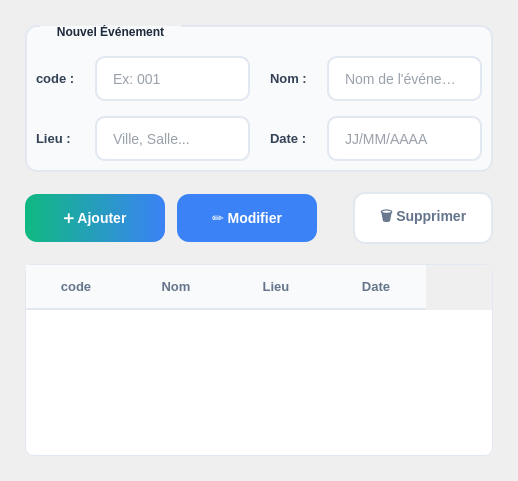
            <widget class="QWidget" name="evTabListe">
             <attribute name="title">
              <string>📋 Liste des Événements</string>
             </attribute>
             <layout class="QVBoxLayout" name="verticalLayoutTabListe">
              <property name="spacing">
               <number>20</number>
              </property>
              <property name="leftMargin">
               <number>25</number>
              </property>
              <property name="topMargin">
               <number>25</number>
              </property>
              <property name="rightMargin">
               <number>25</number>
              </property>
              <property name="bottomMargin">
               <number>25</number>
              </property>
              <item>
               <widget class="QGroupBox" name="evGroupBoxNouvelEvent">
                <property name="styleSheet">
                 <string notr="true">QGroupBox {
              background-color: #f8fafc;
              border: 2px solid #e2e8f0;
              border-radius: 12px;
              margin-top: 1.5em;
              padding-top: 20px;
              font-weight: bold;
              color: #1e293b;
          }
          QGroupBox::title {
              subcontrol-origin: margin;
              subcontrol-position: top left;
              padding: 0 15px;
              left: 15px;
              color: #1e293b;
              font-size: 16px;
              font-weight: 700;
          }</string>
                </property>
                <property name="title">
                 <string>Nouvel Événement</string>
                </property>
                <layout class="QGridLayout" name="gridLayoutFormEvent">
                 <property name="horizontalSpacing">
                  <number>20</number>
                 </property>
                 <property name="verticalSpacing">
                  <number>15</number>
                 </property>
                 <item row="0" column="0">
                  <widget class="QLabel" name="evLabelID">
                   <property name="styleSheet">
                    <string notr="true">color: #334155; font-weight: 600; font-size: 13px; background: transparent;</string>
                   </property>
                   <property name="text">
                    <string>code :</string>
                   </property>
                  </widget>
                 </item>
                 <item row="0" column="1">
                  <widget class="QLineEdit" name="evLineEditID">
                   <property name="minimumSize">
                    <size>
                     <width>0</width>
                     <height>45</height>
                    </size>
                   </property>
                   <property name="styleSheet">
                    <string notr="true">QLineEdit {
              background-color: white;
              border: 2px solid #e2e8f0;
              border-radius: 10px;
              padding: 10px 14px;
              font-size: 14px;
              color: #334155;
          }
          QLineEdit:focus {
              border-color: #3b82f6;
              background-color: white;
          }</string>
                   </property>
                   <property name="placeholderText">
                    <string>Ex: 001</string>
                   </property>
                  </widget>
                 </item>
                 <item row="0" column="2">
                  <widget class="QLabel" name="evLabelNom">
                   <property name="styleSheet">
                    <string notr="true">color: #334155; font-weight: 600; font-size: 13px; background: transparent;</string>
                   </property>
                   <property name="text">
                    <string>Nom :</string>
                   </property>
                  </widget>
                 </item>
                 <item row="0" column="3">
                  <widget class="QLineEdit" name="evLineEditNom">
                   <property name="minimumSize">
                    <size>
                     <width>0</width>
                     <height>45</height>
                    </size>
                   </property>
                   <property name="styleSheet">
                    <string notr="true">QLineEdit {
              background-color: white;
              border: 2px solid #e2e8f0;
              border-radius: 10px;
              padding: 10px 14px;
              font-size: 14px;
              color: #334155;
          }
          QLineEdit:focus {
              border-color: #3b82f6;
              background-color: white;
          }</string>
                   </property>
                   <property name="placeholderText">
                    <string>Nom de l'événement</string>
                   </property>
                  </widget>
                 </item>
                 <item row="1" column="0">
                  <widget class="QLabel" name="evLabelLieu">
                   <property name="styleSheet">
                    <string notr="true">color: #334155; font-weight: 600; font-size: 13px; background: transparent;</string>
                   </property>
                   <property name="text">
                    <string>Lieu :</string>
                   </property>
                  </widget>
                 </item>
                 <item row="1" column="1">
                  <widget class="QLineEdit" name="evLineEditLieu">
                   <property name="minimumSize">
                    <size>
                     <width>0</width>
                     <height>45</height>
                    </size>
                   </property>
                   <property name="styleSheet">
                    <string notr="true">QLineEdit {
              background-color: white;
              border: 2px solid #e2e8f0;
              border-radius: 10px;
              padding: 10px 14px;
              font-size: 14px;
              color: #334155;
          }
          QLineEdit:focus {
              border-color: #3b82f6;
              background-color: white;
          }</string>
                   </property>
                   <property name="placeholderText">
                    <string>Ville, Salle...</string>
                   </property>
                  </widget>
                 </item>
                 <item row="1" column="2">
                  <widget class="QLabel" name="evLabelDate">
                   <property name="styleSheet">
                    <string notr="true">color: #334155; font-weight: 600; font-size: 13px; background: transparent;</string>
                   </property>
                   <property name="text">
                    <string>Date :</string>
                   </property>
                  </widget>
                 </item>
                 <item row="1" column="3">
                  <widget class="QLineEdit" name="evLineEditDate">
                   <property name="minimumSize">
                    <size>
                     <width>0</width>
                     <height>45</height>
                    </size>
                   </property>
                   <property name="styleSheet">
                    <string notr="true">QLineEdit {
              background-color: white;
              border: 2px solid #e2e8f0;
              border-radius: 10px;
              padding: 10px 14px;
              font-size: 14px;
              color: #334155;
          }
          QLineEdit:focus {
              border-color: #3b82f6;
              background-color: white;
          }</string>
                   </property>
                   <property name="placeholderText">
                    <string>JJ/MM/AAAA</string>
                   </property>
                  </widget>
                 </item>
                </layout>
               </widget>
              </item>
              <item>
               <layout class="QHBoxLayout" name="horizontalLayoutButtonsEvent">
                <property name="spacing">
                 <number>12</number>
                </property>
                <item>
                 <widget class="QPushButton" name="evBtnAjouterEvent">
                  <property name="minimumSize">
                   <size>
                    <width>140</width>
                    <height>48</height>
                   </size>
                  </property>
                  <property name="cursor">
                   <cursorShape>PointingHandCursor</cursorShape>
                  </property>
                  <property name="styleSheet">
                   <string notr="true">QPushButton {
              background: qlineargradient(x1:0, y1:0, x2:1, y2:0, stop:0 #10b981, stop:1 #3b82f6);
              color: white;
              border: none;
              border-radius: 12px;
              padding: 12px 24px;
              font-size: 14px;
              font-weight: 600;
          }
          QPushButton:hover {
              background: qlineargradient(x1:0, y1:0, x2:1, y2:0, stop:0 #059669, stop:1 #2563eb);
          }</string>
                  </property>
                  <property name="text">
                   <string>➕ Ajouter</string>
                  </property>
                 </widget>
                </item>
                <item>
                 <widget class="QPushButton" name="evBtnModifierEvent">
                  <property name="minimumSize">
                   <size>
                    <width>140</width>
                    <height>48</height>
                   </size>
                  </property>
                  <property name="cursor">
                   <cursorShape>PointingHandCursor</cursorShape>
                  </property>
                  <property name="styleSheet">
                   <string notr="true">QPushButton {
              background-color: #3b82f6;
              color: white;
              border: none;
              border-radius: 12px;
              padding: 12px 24px;
              font-size: 14px;
              font-weight: 600;
          }
          QPushButton:hover {
              background-color: #2563eb;
          }</string>
                  </property>
                  <property name="text">
                   <string>✏️ Modifier</string>
                  </property>
                 </widget>
                </item>
                <item>
                 <spacer name="horizontalSpacerButtons">
                  <property name="orientation">
                   <enum>Qt::Orientation::Horizontal</enum>
                  </property>
                  <property name="sizeHint" stdset="0">
                   <size>
                    <width>0</width>
                    <height>0</height>
                   </size>
                  </property>
                 </spacer>
                </item>
                <item>
                 <widget class="QPushButton" name="evBtnSupprimerEvent">
                  <property name="minimumSize">
                   <size>
                    <width>140</width>
                    <height>48</height>
                   </size>
                  </property>
                  <property name="cursor">
                   <cursorShape>PointingHandCursor</cursorShape>
                  </property>
                  <property name="styleSheet">
                   <string notr="true">QPushButton {
              background-color: white;
              color: #64748b;
              border: 2px solid #e2e8f0;
              border-radius: 12px;
              padding: 12px 24px;
              font-size: 14px;
              font-weight: 600;
          }
          QPushButton:hover {
              background-color: #fee2e2;
              border-color: #ef4444;
              color: #ef4444;
          }</string>
                  </property>
                  <property name="text">
                   <string>🗑️ Supprimer</string>
                  </property>
                 </widget>
                </item>
               </layout>
              </item>
              <item>
               <widget class="QTableWidget" name="evTableEvents">
                <property name="styleSheet">
                 <string notr="true">QTableWidget {
              background-color: white;
              border: 1px solid #e2e8f0;
              border-radius: 8px;
              gridline-color: #f1f5f9;
          }
          QTableWidget::item {
              padding: 10px;
              color: #334155;
          }
          QTableWidget::item:selected {
              background-color: #eff6ff;
              color: #3b82f6;
          }
          QHeaderView::section {
              background-color: #f8fafc;
              color: #64748b;
              padding: 12px;
              border: none;
              border-bottom: 2px solid #e2e8f0;
              font-weight: 600;
              font-size: 13px;
          }</string>
                </property>
                <property name="columnCount">
                 <number>4</number>
                </property>
                <column>
                 <property name="text">
                  <string>code</string>
                 </property>
                </column>
                <column>
                 <property name="text">
                  <string>Nom</string>
                 </property>
                </column>
                <column>
                 <property name="text">
                  <string>Lieu</string>
                 </property>
                </column>
                <column>
                 <property name="text">
                  <string>Date</string>
                 </property>
                </column>
               </widget>
              </item>
             </layout>
            </widget>
